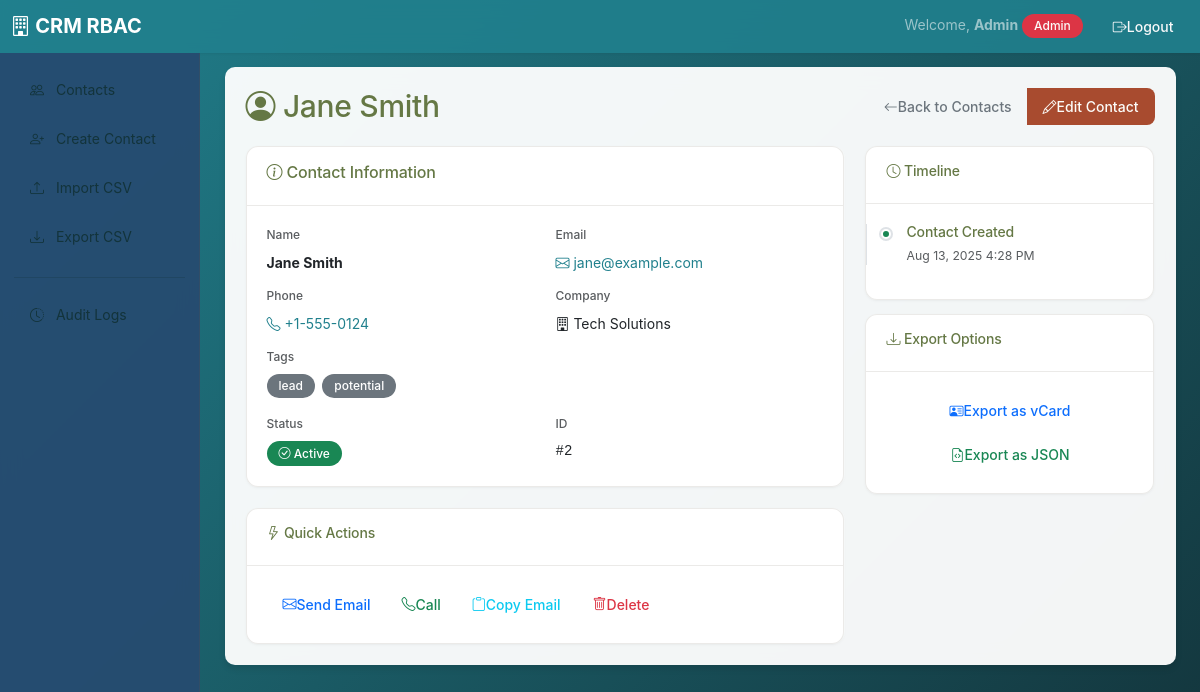
Page /index.php?action=contacts.view&id=2 (signed in) on the committed database.
### tables this page shows
CREATE TABLE IF NOT EXISTS contacts (
    id INT AUTO_INCREMENT PRIMARY KEY,
    name VARCHAR(120) NOT NULL,
    email VARCHAR(190) NOT NULL,
    phone VARCHAR(25),
    company VARCHAR(150),
    tags JSON NULL,
    created_at DATETIME NOT NULL DEFAULT CURRENT_TIMESTAMP,
    updated_at DATETIME NOT NULL DEFAULT CURRENT_TIMESTAMP ON UPDATE CURRENT_TIMESTAMP,
    deleted_at DATETIME NULL
);

### classes/Controllers/ContactController.php (called while the page is built, shortened)
<?php
class ContactController
{
    private $contactRepository;
    public function __construct(ContactRepository $contactRepository, AuthService $authService, AuditLogger $auditLogger, ContactsCsvService $csvService, int $pageSize = 10)
    {
        $this->contactRepository = $contactRepository;
    }
    public function view(): void
    {
        $id = (int) ($_GET['id'] ?? 0);
        $contact = $this->contactRepository->findById($id, true);
        include 'views/layout.php';
    }
}

### index.php (called while the page is built, shortened)
<?php
$config = require_once 'config.php';
try {
    $database = new Database($config['db']);
    $db = $database->getConnection();
    $authService = new AuthService($db);
    $auditLogger = new AuditLogger($db);
    $userRepository = new UserRepository($db);
    $contactRepository = new ContactRepository($db);
    $csvService = new ContactsCsvService($db, $auditLogger);
    $authController = new AuthController($authService, $userRepository, $auditLogger);
    $contactController = new ContactController($contactRepository, $authService, $auditLogger, $csvService, $config['page_size']);
    $auditController = new AuditController($auditLogger, $authService, $config['page_size']);
    $router = new Router($authService);
    $action = $_GET['action'] ?? 'contacts.list';
    $router->route($action, $authController, $contactController, $auditController);
} catch (Exception $e) {
    error_log($e->getMessage());
    http_response_code(500);
    if ($config['app']['environment'] === 'development') {
        echo "<h1>Error</h1>";
        echo "<p>" . htmlspecialchars($e->getMessage()) . "</p>";
        echo "<pre>" . htmlspecialchars($e->getTraceAsString()) . "</pre>";
    } else {
        echo "<h1>System Error</h1>";
        echo "<p>We're experiencing technical difficulties. Please try again later.</p>";
    }
}

### classes/Repositories/ContactRepository.php (called while the page is built, shortened)
<?php
class ContactRepository
{
    private $db;
    public function __construct(PDO $db)
    {
        $this->db = $db;
    }
    public function findById(int $id, bool $includeDeleted = false): ?array
    {
        $sql = "SELECT * FROM contacts WHERE id = ?";
        $stmt = $this->db->prepare($sql);
        $stmt->execute([$id]);
        $result = $stmt->fetch();
        return $result ?: null;
    }
}

### views/contacts/view.php (the view, shortened to what this page needs)
<div class="d-flex justify-content-between align-items-center mb-4">
    <h1>
        <i class="bi bi-person-circle"></i>
        <?= htmlspecialchars($contact['name']) ?>
    </h1>
    <div class="btn-group">
        <a href="index.php?action=contacts.list" class="btn btn-outline-secondary">
            <i class="bi bi-arrow-left"></i> Back to Contacts
        </a>
        <?php if (isset($_SESSION['user_role']) && in_array($_SESSION['user_role'], ['admin', 'editor']) && !$contact['deleted_at']): ?>
            <a href="index.php?action=contacts.update&id=<?= $contact['id'] ?>" class="btn btn-warning">
                <i class="bi bi-pencil"></i> Edit Contact
            </a>
        <?php endif; ?>
    </div>
</div>
<div class="row">
    <div class="col-lg-8">
        <div class="card">
            <div class="card-header">
                <h5 class="card-title cardTitle">
                    <i class="bi bi-info-circle"></i> Contact Information
                </h5>
            </div>
            <div class="card-body">
                <div class="row">
                    <div class="col-md-6 mb-3">
                        <label class="form-label text-muted">Name</label>
                        <div class="fw-bold"><?= htmlspecialchars($contact['name']) ?></div>
                    </div>
                    <div class="col-md-6 mb-3">
                        <label class="form-label text-muted">Email</label>
                        <div>
                            <a href="mailto:<?= htmlspecialchars($contact['email']) ?>" class="text-decoration-none">
                                <i class="bi bi-envelope"></i> <?= htmlspecialchars($contact['email']) ?>
                            </a>
                        </div>
                    </div>
                </div>
                <div class="row">
                    <div class="col-md-6 mb-3">
                        <label class="form-label text-muted">Phone</label>
                        <div>
                            <?php if (!empty($contact['phone'])): ?>
                                <a href="tel:<?= htmlspecialchars($contact['phone']) ?>" class="text-decoration-none">
                                    <i class="bi bi-telephone"></i> <?= htmlspecialchars($contact['phone']) ?>
                                </a>
                            <?php else: ?>
                                <span class="text-muted">Not provided</span>
                            <?php endif; ?>
                        </div>
                    </div>
                    <div class="col-md-6 mb-3">
                        <label class="form-label text-muted">Company</label>
                        <div>
                            <?php if (!empty($contact['company'])): ?>
                                <i class="bi bi-building"></i> <?= htmlspecialchars($contact['company']) ?>
                            <?php else: ?>
                                <span class="text-muted">Not provided</span>
                            <?php endif; ?>
                        </div>
                    </div>
                </div>
                <div class="mb-3">
                    <label class="form-label text-muted">Tags</label>
                    <div>
                        <?php
                            $tags = $contact['tags'];
                            if (is_string($tags)) {
                                $tagsArray = json_decode($tags, true);
                                $tags = is_array($tagsArray) ? $tagsArray : [];
                            }
                        ?>
                        <?php if (!empty($tags)): ?>
                            <?php foreach ($tags as $tag): ?>
                                <span class="badge bg-secondary me-1 mb-1"><?= htmlspecialchars($tag) ?></span>
                            <?php endforeach; ?>
                        <?php else: ?>
                            <span class="text-muted">No tags</span>
                        <?php endif; ?>
                    </div>
                </div>
                <div class="row">
                    <div class="col-md-6">
                        <label class="form-label text-muted">Status</label>
                        <div>
                            <?php if ($contact['deleted_at']): ?>
                                <span class="badge bg-danger">
                                    <i class="bi bi-trash"></i> Deleted on <?= date('M j, Y g:i A', strtotime($contact['deleted_at'])) ?>
                                </span>
                            <?php else: ?>
                                <span class="badge bg-success">
                                    <i class="bi bi-check-circle"></i> Active
                                </span>
                            <?php endif; ?>
                        </div>
                    </div>
                    <div class="col-md-6">
                        <label class="form-label text-muted">ID</label>
                        <div class="font-monospace">#<?= $contact['id'] ?></div>
                    </div>
                </div>
            </div>
        </div>
        <?php if (!$contact['deleted_at']): ?>
            <div class="card mt-4">
                <div class="card-header">
                    <h6 class="card-title cardTitle">
                        <i class="bi bi-lightning"></i> Quick Actions
                    </h6>
                </div>
                <div class="card-body">
                    <div class="btn-group flex-wrap">
                        <a href="mailto:<?= htmlspecialchars($contact['email']) ?>"
                           class="btn btn-outline-primary">
                            <i class="bi bi-envelope"></i> Send Email
                        </a>
                        <?php if (!empty($contact['phone'])): ?>
                            <a href="tel:<?= htmlspecialchars($contact['phone']) ?>"
                               class="btn btn-outline-success">
                                <i class="bi bi-telephone"></i> Call
                            </a>
                        <?php endif; ?>
                        <button type="button"
                                class="btn btn-outline-info"
                                onclick="copyToClipboard('<?= htmlspecialchars($contact['email']) ?>')">
                            <i class="bi bi-clipboard"></i> Copy Email
                        </button>
                        <?php if (isset($_SESSION['user_role']) && in_array($_SESSION['user_role'], ['admin', 'editor'])): ?>
                            <form method="POST" action="index.php?action=contacts.delete" class="d-inline">
                                <button type="submit" class="btn btn-outline-danger btn-delete">
                                    <i class="bi bi-trash"></i> Delete
                                </button>
                            </form>
                        <?php endif; ?>
                    </div>
                </div>
            </div>
        <?php endif; ?>
    </div>
    <div class="col-lg-4">
        <div class="card">
            <div class="card-header">
                <h6 class="card-title cardTitle">
                    <i class="bi bi-clock"></i> Timeline
                </h6>
            </div>
            <div class="card-body">
                <div class="timeline">
                    <div class="timeline-item mb-3">
                        <div class="timeline-marker bg-success"></div>
                        <div class="timeline-content">
                            <h6 class="mb-1">Contact Created</h6>
                            <small class="text-muted">
                                <?= date('M j, Y g:i A', strtotime($contact['created_at'])) ?>
                            </small>
                        </div>
                    </div>
                </div>
            </div>
        </div>
        <div class="card mt-3">
            <div class="card-header">
                <h6 class="card-title cardTitle">
                    <i class="bi bi-download"></i> Export Options
                </h6>
            </div>
            <div class="card-body">
                <div class="d-grid gap-2">
                    <button type="button"
                            class="btn btn-outline-primary btn-sm"
                            onclick="exportContact('vcard')">
                        <i class="bi bi-person-vcard"></i> Export as vCard
                    </button>
                    <button type="button"
                            class="btn btn-outline-success btn-sm"
                            onclick="exportContact('json')">
                        <i class="bi bi-file-earmark-code"></i> Export as JSON
                    </button>
                </div>
            </div>
        </div>
    </div>
</div>

### views/layout.php (style rules this page uses)
.card { background: rgba(255, 255, 255, 0.95); backdrop-filter: blur(10px); }
.cardTitle { color: #657845; }

### views/contacts/view.php (style rules this page uses)
.timeline { position: relative; padding-left: 20px; }
.timeline-item { position: relative; }
.timeline-marker { position: absolute; left: -25px; top: 5px; width: 10px; height: 10px; border-radius: 50%; border: 2px solid #fff; box-shadow: 0 0 0 2px #dee2e6; }
.timeline::before { content: ''; position: absolute; left: -21px; top: 0; bottom: 0; width: 2px; background: #dee2e6; }
.cardTitle { color: #657845; }

### rows in the picture
contacts: name "Jane Smith", email "jane@example.com", phone "+1-555-0124", company "Tech Solutions", tags "lead", tags "potential", id "2", created_at "Aug 13, 2025 4:28 PM"

### other values in the picture
$_SESSION['user_name'] "Admin"
$_SESSION['user_role'] "Admin"
